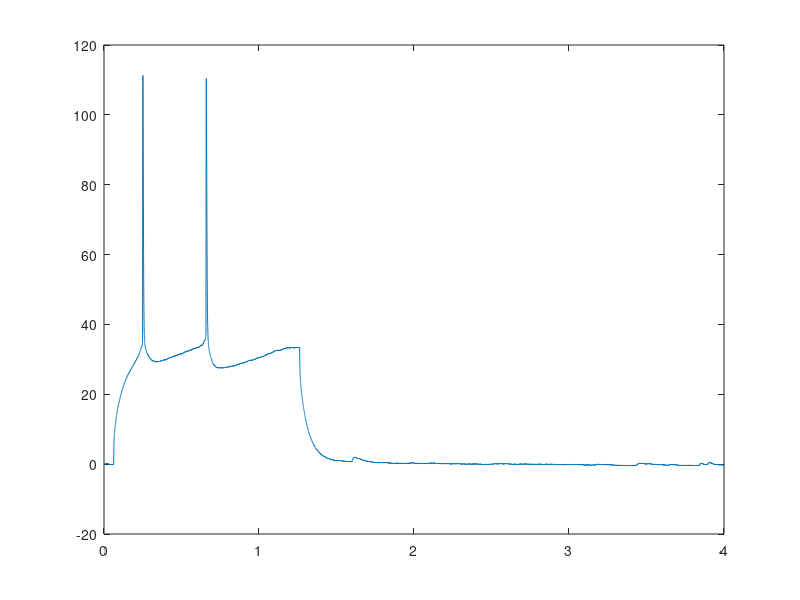

MATLAB code to generate this figure: (Note: this script raises an error after producing the figure.)

%% Find number of peaks in one sweep
clc;
clear;
count = 0;
Data_sw14 = xlsread('test_sw14.csv');
x = Data_sw14(:,1);
y = Data_sw14(:,2);
plot(x,y)
threshold = input("Enter the threshold value:");

Y = findpeaks(y);
for i = 1:length(Y)
    if Y(i) > threshold
        count = count + 1;
    end
end
disp(count);